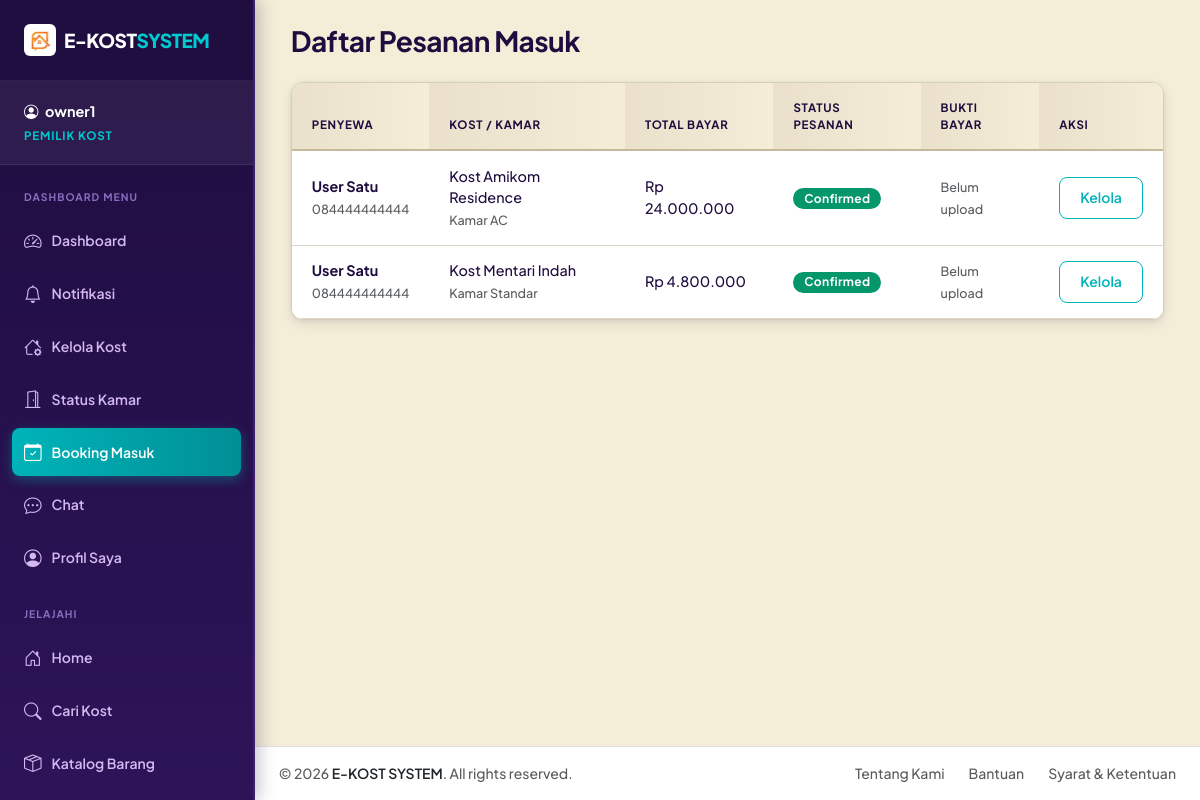
The app's page /modules/owner/bookings.php (signed in) with its own data.
### tables this page shows
CREATE TABLE booking (
    id INT AUTO_INCREMENT PRIMARY KEY,
    user_id INT NOT NULL,
    kamar_id INT NOT NULL,
    start_date DATE NOT NULL,
    duration_months INT NOT NULL,
    total_price DECIMAL(12, 2) NOT NULL,
    status ENUM('pending', 'confirmed', 'cancelled', 'completed') DEFAULT 'pending',
    created_at TIMESTAMP DEFAULT CURRENT_TIMESTAMP,
    FOREIGN KEY (user_id) REFERENCES users(id) ON DELETE CASCADE,
    FOREIGN KEY (kamar_id) REFERENCES kamar(id) ON DELETE CASCADE
);

CREATE TABLE users (
    id INT AUTO_INCREMENT PRIMARY KEY,
    username VARCHAR(50) NOT NULL UNIQUE,
    password VARCHAR(255) NOT NULL,
    email VARCHAR(100) NOT NULL UNIQUE,
    role ENUM('admin', 'owner', 'user') NOT NULL,
    full_name VARCHAR(100),
    phone VARCHAR(20),
    avatar VARCHAR(255),
    status ENUM('pending', 'verified', 'rejected') NOT NULL DEFAULT 'pending',
    created_at TIMESTAMP DEFAULT CURRENT_TIMESTAMP
);

CREATE TABLE kost (
    id INT AUTO_INCREMENT PRIMARY KEY,
    owner_id INT NOT NULL,
    name VARCHAR(100) NOT NULL,
    type ENUM('Putra', 'Putri', 'Campur') NOT NULL,
    description TEXT,
    address TEXT NOT NULL,
    city VARCHAR(50) NOT NULL,
    latitude DECIMAL(10, 8),
    longitude DECIMAL(11, 8),
    rules TEXT,
    facilities TEXT,
    price_start DECIMAL(12, 2) DEFAULT 0,
    created_at TIMESTAMP DEFAULT CURRENT_TIMESTAMP,
    FOREIGN KEY (owner_id) REFERENCES users(id) ON DELETE CASCADE
);

CREATE TABLE kamar (
    id INT AUTO_INCREMENT PRIMARY KEY,
    kost_id INT NOT NULL,
    room_name VARCHAR(50) NOT NULL,
    size VARCHAR(20),
    price_per_month DECIMAL(12, 2) NOT NULL,
    available_rooms INT DEFAULT 1,
    facilities TEXT,
    status ENUM('available', 'full') DEFAULT 'available',
    created_at TIMESTAMP DEFAULT CURRENT_TIMESTAMP,
    FOREIGN KEY (kost_id) REFERENCES kost(id) ON DELETE CASCADE
);

### modules/owner/bookings.php (the view, shortened to what this page needs)
<?php
require_once '../../config/database.php';
$owner_id = $_SESSION['user_id'];
$stmt = $pdo->prepare("
    SELECT b.*, k.name as kost_name, km.room_name, u.full_name as tenant_name, u.phone as tenant_phone, p.payment_proof, p.status as payment_status
    FROM booking b
    JOIN kamar km ON b.kamar_id = km.id
    JOIN kost k ON km.kost_id = k.id
    JOIN users u ON b.user_id = u.id
    LEFT JOIN pembayaran p ON b.id = p.booking_id
    WHERE k.owner_id = ?
    ORDER BY b.created_at DESC
");
$stmt->execute([$owner_id]);
$bookings = $stmt->fetchAll();
include '../../layouts/header.php';
?>
<div class="container">
    <div class="row">
        <div class="col-md-9">
            <h3 class="mb-4">Daftar Pesanan Masuk</h3>
            <div class="card shadow-sm border-0">
                <div class="card-body p-0">
                    <div class="table-responsive">
                        <table class="table table-hover align-middle mb-0">
                            <thead class="table-light">
                                <tr>
                                    <th>Penyewa</th>
                                    <th>Kost / Kamar</th>
                                    <th>Total Bayar</th>
                                    <th>Status Pesanan</th>
                                    <th>Bukti Bayar</th>
                                    <th>Aksi</th>
                                </tr>
                            </thead>
                            <tbody>
                                <?php if (empty($bookings)): ?>
                                    <tr>
                                        <td colspan="6" class="text-center py-4">Belum ada pesanan masuk.</td>
                                    </tr>
                                <?php else: ?>
                                    <?php foreach ($bookings as $b): ?>
                                        <tr>
                                            <td>
                                                <strong><?php echo $b['tenant_name']; ?></strong><br>
                                                <small class="text-muted"><?php echo $b['tenant_phone']; ?></small>
                                            </td>
                                            <td>
                                                <?php echo $b['kost_name']; ?><br>
                                                <small class="text-muted"><?php echo $b['room_name']; ?></small>
                                            </td>
                                            <td>Rp <?php echo number_format($b['total_price'], 0, ',', '.'); ?></td>
                                            <td>
                                                <span class="badge bg-<?php
                                                    echo $b['status'] == 'pending' ? 'warning' :
                                                        ($b['status'] == 'confirmed' ? 'success' :
                                                        ($b['status'] == 'cancelled' ? 'danger' : 'secondary'));
                                                ?>">
                                                    <?php echo ucfirst($b['status']); ?>
                                                </span>
                                            </td>
                                            <td>
                                                <?php if ($b['payment_proof']): ?>
                                                    <a href="../../uploads/payments/<?php echo $b['payment_proof']; ?>" target="_blank" class="btn btn-sm btn-outline-info">Lihat Bukti</a>
                                                    <br><small class="text-<?php echo $b['payment_status'] == 'verified' ? 'success' : ($b['payment_status'] == 'rejected' ? 'danger' : 'warning'); ?>">
                                                        <?php
                                                        if ($b['payment_status'] == 'verified') echo 'Terverifikasi';
                                                        elseif ($b['payment_status'] == 'rejected') echo 'Ditolak';
                                                        else echo 'Menunggu Verifikasi';
                                                        ?>
                                                    </small>
                                                <?php else: ?>
                                                    <span class="text-muted small">Belum upload</span>
                                                <?php endif; ?>
                                            </td>
                                            <td>
                                                <div class="btn-group">
                                                    <a href="booking_manage.php?id=<?php echo $b['id']; ?>" class="btn btn-sm btn-outline-primary">Kelola</a>
                                                </div>
                                            </td>
                                        </tr>
                                    <?php endforeach; ?>
                                <?php endif; ?>
                            </tbody>
                        </table>
                    </div>
                </div>
            </div>
        </div>
    </div>
</div>
<?php include '../../layouts/footer.php'; ?>

### assets/css/style.css (style rules this page uses)
:root { --primary: #00B4BA; --primary-hover: #008F95; --secondary: #E84545; --accent: #E84545; --success: #059669; --danger: #DC2626; --warning: #D97706; --dark: #1E0D3E; --dark-soft: #2D1459; --bg-page: #F3EED8; --bg-card: #ffffff; --text-main: #1E0D3E; --text-muted: #5C4D78; --border-color: #D6CEBC; --border-radius: 12px; --btn-radius: 8px; --box-shadow: 0 4px 12px rgba(30, 13, 62, 0.10), 0 1px 4px rgba(30, 13, 62, 0.06); --box-shadow-hover: 0 14px 28px rgba(30, 13, 62, 0.16), 0 6px 10px rgba(30, 13, 62, 0.10); --bg-card-pesanan: #00B4BA; --bg-card-favorit: #E84545; }
*, *::before, *::after { box-sizing: border-box; }
body { font-family: 'Plus Jakarta Sans', sans-serif; font-weight: 500; color: var(--text-main); background-color: var(--bg-page); min-height: 100vh; }
h1, h2, h3, h4, h5, h6 { font-family: 'Plus Jakarta Sans', sans-serif; font-weight: 700; color: var(--text-main); letter-spacing: -0.02em; }
a { color: var(--primary); text-decoration: none; transition: color 0.15s ease; }
.card { background-color: var(--bg-card); border: 1px solid var(--border-color) !important; border-radius: var(--border-radius) !important; box-shadow: var(--box-shadow) !important; transition: transform 0.22s ease, box-shadow 0.22s ease; overflow: hidden; }
.btn { border: 1px solid transparent !important; border-radius: var(--btn-radius) !important; font-weight: 600; font-size: 0.875rem; padding: 0.6rem 1.25rem; box-shadow: none !important; transition: all 0.2s ease; }
.btn-outline-primary { background-color: transparent !important; color: var(--primary) !important; border: 1px solid var(--primary) !important; }
.table { font-size: 0.9rem; border-collapse: separate; border-spacing: 0; }
.table th { font-weight: 700; text-transform: uppercase; font-size: 0.72rem; letter-spacing: 0.06em; background: linear-gradient(to right, #EAE0CC, #F5EDD8) !important; color: var(--dark) !important; border-bottom: 2px solid #C6B89A !important; padding: 1rem 1.25rem; }
.table td { padding: 0.9rem 1.25rem; border-bottom: 1px solid #DDD6C4 !important; vertical-align: middle; color: var(--text-main); }
.badge { border-radius: 9999px !important; padding: 0.38em 0.9em; font-weight: 700; font-size: 0.75rem; letter-spacing: 0.03em; border: none !important; }
.bg-success { background-color: var(--success) !important; color: #fff !important; }
body.sidebar-layout .col-md-3:has(.list-group)+.col-md-9, body.sidebar-layout .col-md-3:has(.list-group-item)+.col-md-9, body.sidebar-layout .col-md-4:has(.list-group)+.col-md-8, body.sidebar-layout .col-md-4:has(.list-group-flush)+.col-md-8 { width: 100% !important; max-width: 100% !important; flex: 0 0 100% !important; }

### records on screen
booking: user.full_name "User Satu", user.phone "084444444444", kost.name "Kost Amikom Residence", kamar.room_name "Kamar AC", total_price "24.000.000", status "Confirmed"
booking: user.full_name "User Satu", user.phone "084444444444", kost.name "Kost Mentari Indah", kamar.room_name "Kamar Standar", total_price "4.800.000", status "Confirmed"

### other values on screen
$_SESSION['username'] "owner1"
$item['label'] "Dashboard"
$item['label'] "Notifikasi"
$item['label'] "Kelola Kost"
$item['label'] "Status Kamar"
$item['label'] "Booking Masuk"
$item['label'] "Chat"
$item['label'] "Profil Saya"
